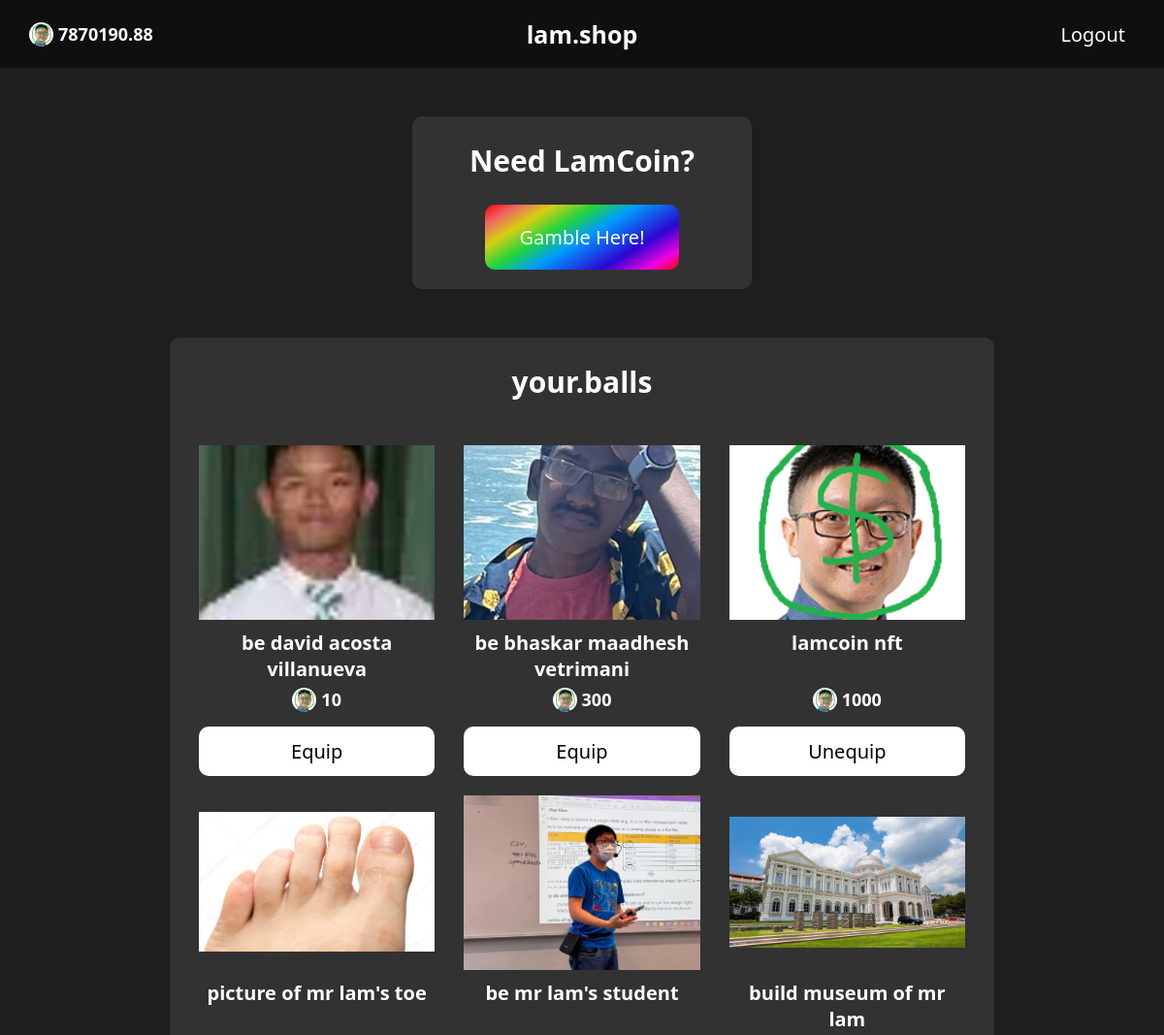
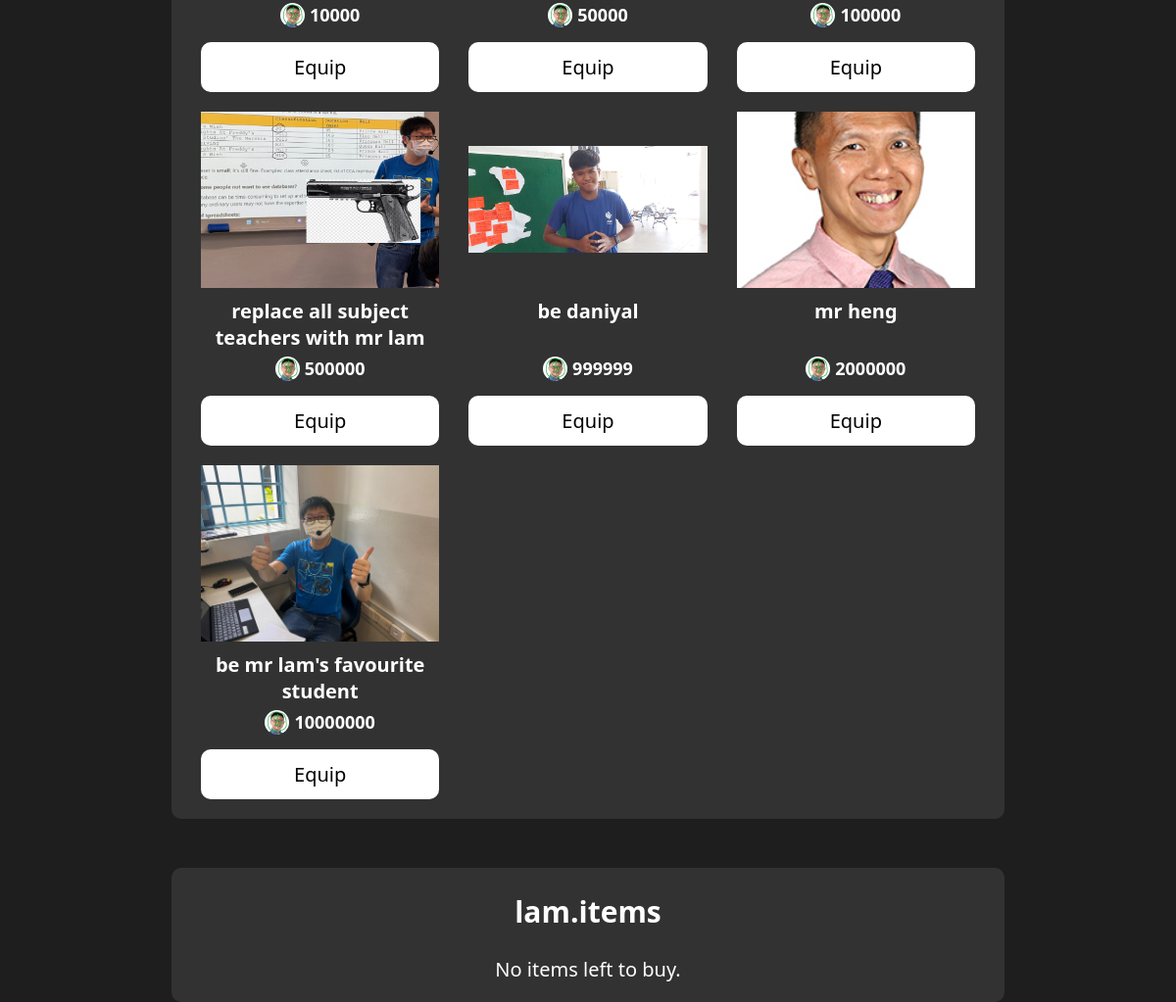
The page / (signed in) on the database its author committed (2 pictures, top to bottom).
### tables this page shows
CREATE TABLE "users" (id INTEGER PRIMARY KEY AUTOINCREMENT, username TEXT NOT NULL, password TEXT NOT NULL, lamcoin FLOAT NOT NULL, equipped_item INTEGER);

CREATE TABLE items (
  id INTEGER PRIMARY KEY AUTOINCREMENT,
  name TEXT,
  price FLOAT NOT NULL,
  imgfilename TEXT NOT NULL
);

### main.py (the view, shortened to what this page needs)
@app.route('/', methods=["GET", "POST"])
def index():
    conn = sqlite3.connect("lamshop.db")
    cursor = conn.cursor()
    if "username" not in session:
        return redirect(url_for("login"))
    items = cursor.execute("""
        SELECT name, price, imgfilename
        FROM items;
    """).fetchall()
    bought_items = cursor.execute("""
        SELECT items.name, items.price, items.imgfilename
        FROM users
        LEFT JOIN buy_history
        ON buy_history.user_id = users.id
        LEFT JOIN items
        ON buy_history.item_id = items.id
        WHERE users.username = ?;
    """, (session["username"],)).fetchall()
    user_details = cursor.execute("""
    SELECT users.lamcoin, items.name, items.price, items.imgfilename
    FROM users
    LEFT JOIN items
    ON users.equipped_item = items.id
    WHERE username = ?;""", (session["username"],)).fetchone()
    conn.close()
    lamcoin = int(user_details[0]) if user_details[0] % 1 == 0 else user_details[0]
    equipped_item = {
        user_details[1] : {
            "price": user_details[2],
            "imgfilename": user_details[3]
        }
    }
    owned_items = {x[0] : {"price": int(x[1]) if x[1] % 1 == 0 else x[1], "imgfilename": x[2]} for x in bought_items} if bought_items[0][0] is not None else {}
    unowned_items = {}
    for x in items:
        if x[0] not in owned_items.keys():
            price = int(x[1]) if x[1] % 1 == 0 else x[1]
            unowned_items[x[0]] = {"price": price, "imgfilename": x[2]}
    return render_template("index.html", lamcoin=lamcoin, owned_items=owned_items, unowned_items=unowned_items, equipped_item=equipped_item)

### templates/index.html (shortened to what this page needs)
<!DOCTYPE html>
<html lang="en">
<head>
	<link rel="stylesheet" href="{{ url_for('static', filename='shopPage.css') }}">
</head>
<body>
	<header>
		<nav id="topNav">
			<div class="lamCoinCont">
				<div class="lamCoinIcon"></div>
				<strong class="lamCoinText">{{ lamcoin }}</strong>
			</div>
			<h1 id="pageHeading">lam.shop</h1>
			<form id="logoutForm" action="/logout" method="POST">
				<input type="submit" value="Logout" id="logoutButton">
			</form>
		</nav>
	</header>
	<main>
        <div id="gambleCont" class="uiCont">
            <h2 class="shopHeading">Need LamCoin?</h2>
            <a href="/gamble" id="gambleLink">Gamble Here!</a>
        </div>
		<div id="ownedMainCont" class="uiCont">
			<h2 class="shopHeading">your.balls</h2>
            {% if owned_items|length == 0 %}
                <p class="noneText">No items owned yet.</p>
            {% else %}
                <div class="itemsGrid">
                    {% for key, value in owned_items.items() %}
                        <div class="shopItem">
                            <div class="itemDisplay" style="background-image: url('/static/assets/{{ value['imgfilename'] }}')"></div>
                            <strong class="itemName">{{ key }}</strong>
                            <div class="lamCoinCont">
                                <div class="lamCoinIcon"></div>
                                    <strong class="lamCoinText">{{ value["price"] }}</strong>
                            </div>
                            <form action="/equip" method="POST">
                                {% if key not in equipped_item %}
                                <input type="submit" value="Equip" class="equipItemButton">
                                {% else %}
                                <input type="submit" value="Unequip" class="equipItemButton">
                                {% endif %}
                            </form>
                        </div>
                    {% endfor %}
                </div>
            {% endif %}
		</div>
		<div id="shopMainCont" class="uiCont">
			<h2 class="shopHeading">lam.items</h2>
            {% if owned_items|length >= 10 %}
                <p class="noneText">No items left to buy.</p>
            {% endif %}
		</div>
	</main>
</body>
</html>

### static/shopPage.css (style rules this page uses)
* { font-family: 'Segoe UI'; color: #ffffff; }
body { margin: 0; overflow-x: hidden; background-color: #1E1E1E; }
.uiCont { border-radius: 10px; background-color: #323232; }
#pageHeading { position: absolute; left: 50%; top: 50%; transform: translate(-50%, -50%); margin: 0; font-size: 25px; }
#topNav { display: flex; position: fixed; justify-content: space-between; background-color: #0f0f0f; align-items: center; width: calc(100% - 60px); font-size: 20px; padding: 0 30px; height: 3.5em; z-index: 9999; }
main { display: -webkit-flex; display: -moz-flex; display: -ms-flex; display: -o-flex; display: flex; flex-direction: column; align-items: center; position: absolute; width: 100%; font-size: 20px; height: fit-content; top: 3.5em; }
.lamCoinCont { display: flex; flex-direction: row; justify-content: center; align-items: center; position: relative; }
.lamCoinIcon { position: relative; height: 25px; width: 25px; background-image: url('assets/lamcoin.png'); background-repeat: no-repeat; background-size: cover; border-radius: 50%; margin-right: 5px; }
.lamCoinText { font-size: 18px; }
input[value="Logout"] { cursor: pointer; background-color: transparent; border-radius: 5px; padding: 5px 10px; font-size: 20px; transition: background-color ease-in 0.2s; border: 0; }
#shopMainCont, #ownedMainCont, #gambleCont { position: relative; margin-top: 50px; height: fit-content; width: 85%; max-width: 850px; }
#gambleCont { display: -webkit-flex; display: -moz-flex; display: -ms-flex; display: -o-flex; display: flex; flex-direction: column; align-items: center; width: 350px; }
#gambleLink { position: relative; width: 200px; padding: 20px 0; text-decoration: none; color: #ffffff; font-weight: 500; font-size: 20px; margin-bottom: 20px; border-radius: 10px; text-align: center; background: rgb(255,0,0); background: linear-gradient(149deg, rgba(255,0,0,1) 0%, rgba(238,101,101,1) 11%, rgba(215,207,18,1) 23%, rgba(33,212,61,1) 37%, rgba(0,155,255,1) 51%, rgba(43,6,209,1) 74%, rgba(238,0,229,1) 89%, rgba(255,0,0,1) 100%); transition: transform 0.3s ease-out; }
.noneText { position: relative; width: 100%; text-align: center; }
.shopHeading { width: 100%; text-align: center; }
.itemsGrid { display: grid; position: relative; gap: 20px 30px; width: calc(100% - 60px); grid-template-columns: repeat(3, 1fr); padding: 20px 30px; border: 0; }
div.itemDisplay { position: relative; height: 180px; background-repeat: no-repeat; background-position: center ; background-size: 100%; margin-bottom: 10px; }
div.shopItem { display: -webkit-flex; display: -moz-flex; display: -ms-flex; display: -o-flex; display: flex; flex-direction: column; }
.shopItem > .lamCoinCont { margin-bottom: 15px; }
strong.itemName { position: relative; width: 100%; text-align: center; height: 60px; word-break: break-word; }
input.buyItemButton, input.equipItemButton { display: flexbox; position: relative; cursor: pointer; word-break: break-word; border: 0; width: 100%; height: fit-content; border-radius: 10px; background-color: #00c728; color: #ffffff; font-size: 20px; padding: 12px 7px; transition: transform 0.2s ease-out; font-weight: 500; }
.equipItemButton { background-color: #ffffff !important; color: #000000 !important; }

### rows shown on the page
users: lamcoin "7870190.88"
items: imgfilename (picture), name "be david acosta villanueva", price "10"
items: imgfilename (picture), name "be bhaskar maadhesh vetrimani", price "300"
items: imgfilename (picture), name "lamcoin nft", price "1000"
items: imgfilename (picture), name "picture of mr lam's toe", price "10000"
items: imgfilename (picture), name "be mr lam's student", price "50000"
items: imgfilename (picture), name "build museum of mr lam", price "100000"
items: imgfilename (picture), name "replace all subject teachers with mr lam", price "500000"
items: imgfilename (picture), name "be daniyal", price "999999"
items: imgfilename (picture), name "mr heng", price "2000000"
items: imgfilename (picture), name "be mr lam's favourite student", price "10000000"
